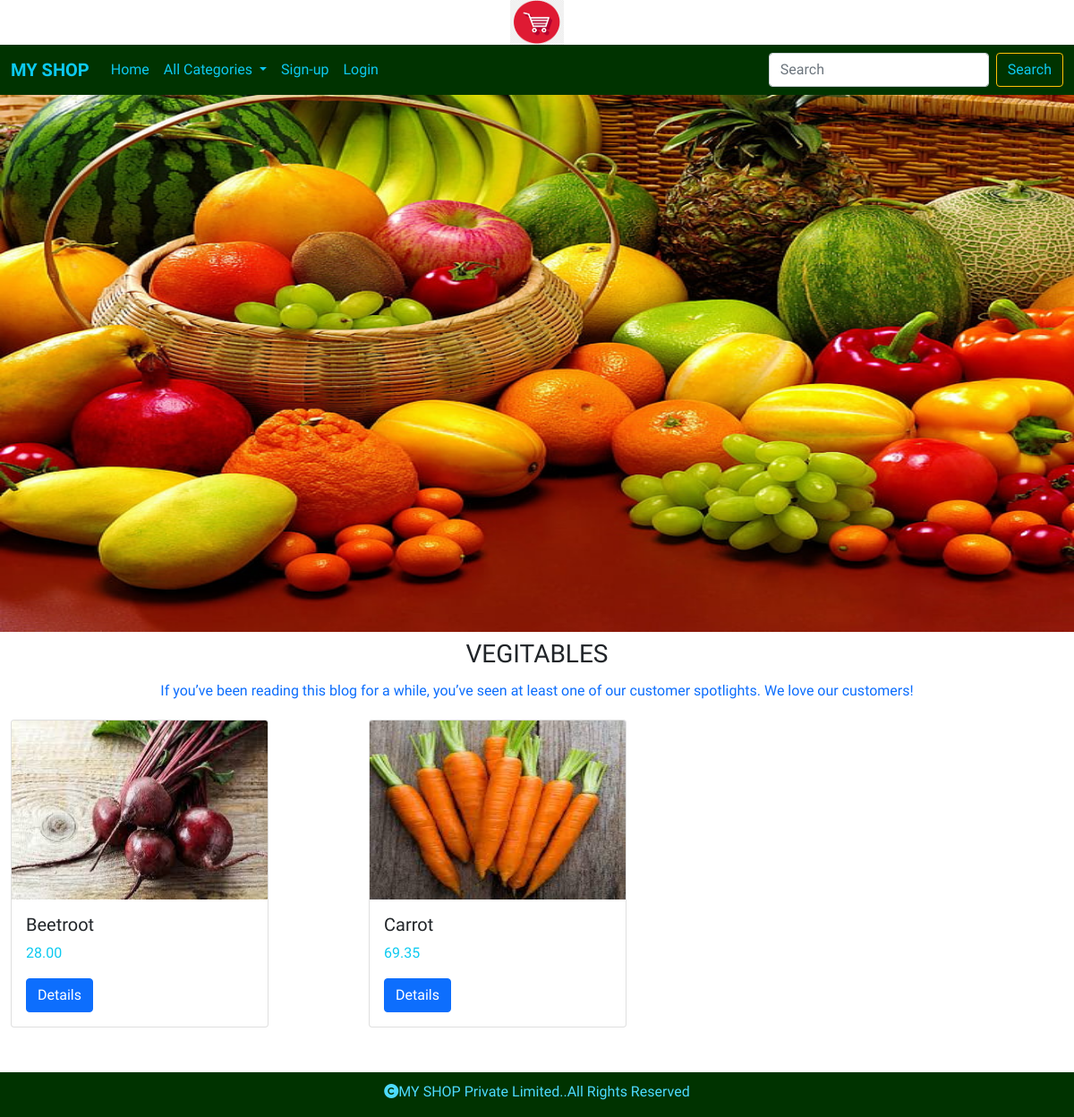
Screenshot of /allproducts/vegitables with the database file from the repository.
### shop/models.py (models this page shows, shortened)
class Category(models.Model):
    cname=models.CharField(max_length=200)
    description=models.TextField()
    image=models.ImageField(upload_to='shp/category',null=True,blank=True)

class Product(models.Model):
    pname=models.CharField(max_length=200)
    description=models.TextField()
    image=models.ImageField(upload_to='shop/product',null=True,blank=True)
    price=models.DecimalField(max_digits=10,decimal_places=2)
    category=models.ForeignKey(Category,on_delete=models.CASCADE)
    stock=models.IntegerField()
    available=models.BooleanField(default=True)
    created=models.DateTimeField(auto_now_add=True)
    updated=models.DateTimeField(auto_now_add=True)

### shop/views.py (the view)
# urls.py: path('allproducts/<c>',views.allproducts,name="allproducts"),
def allproducts(request,c):
    p=Product.objects.filter(category__cname=c)
    category=Category.objects.get(cname=c)
    return render(request,'products.html',{'p':p,'category':category})

### cart/context_processors.py (called while the page is built, shortened)
def counter(request):
    item_count=0
    return {'count':item_count}

### shop/context_processors.py (called while the page is built)
def menu_links(request):
    links=Category.objects.all()
    return {'links':links}

### templates/products.html
<!DOCTYPE html>
{% extends 'base.html' %}
{% load static %}
{% block content %}
<div>
    <img src="{{category.image.url}}" style="width:100%;height:600px;">
</div>
<div class="container-fluid mt-2">
    <h3 class="text-center text-uppercase">{{category.cname}}</h3>
    <p style="text-align:justify;line-height:2;" class="text-primary text-center">{{category.description}}</p>
</div>
<div class="container-fluid m-7" style="margin-bottom:100px;">
    <div class="row">
        {% for i in p %}
        <div class="col-sm-4">
            <div class="card" style="width: 18rem;">
                {% if i.stock <= 0 %}
                <img src="{{i.image.url}}" class="card-img-top" alt="..." style="height:200px;opacity:0.5;">
                {% else %}
  <img src="{{i.image.url}}" class="card-img-top" alt="..." style="height:200px;">
                {% endif %}
  <div class="card-body">
    <h5 class="card-title">{{i.pname}}</h5>
    <p class="card-text text-info">{{i.price}}</p>
    <a href="{% url 'shop:productdetails' i.pname %}" class="btn btn-primary">Details</a>
  </div>
</div>
        </div>
        {% endfor %}
    </div>
</div>
{% endblock %}

### static/css/style.css (style rules this page uses)
body { font-family: 'Oxygen', sans-serif; }

### rows the page displays
Category: image (picture), cname "VEGITABLES", description "If you’ve been reading this blog for a while, you’ve seen at least one of our customer spotlights. We love our customers!"
Product: image (picture), pname "Beetroot", price "28.00"
Product: image (picture), pname "Carrot", price "69.35"
